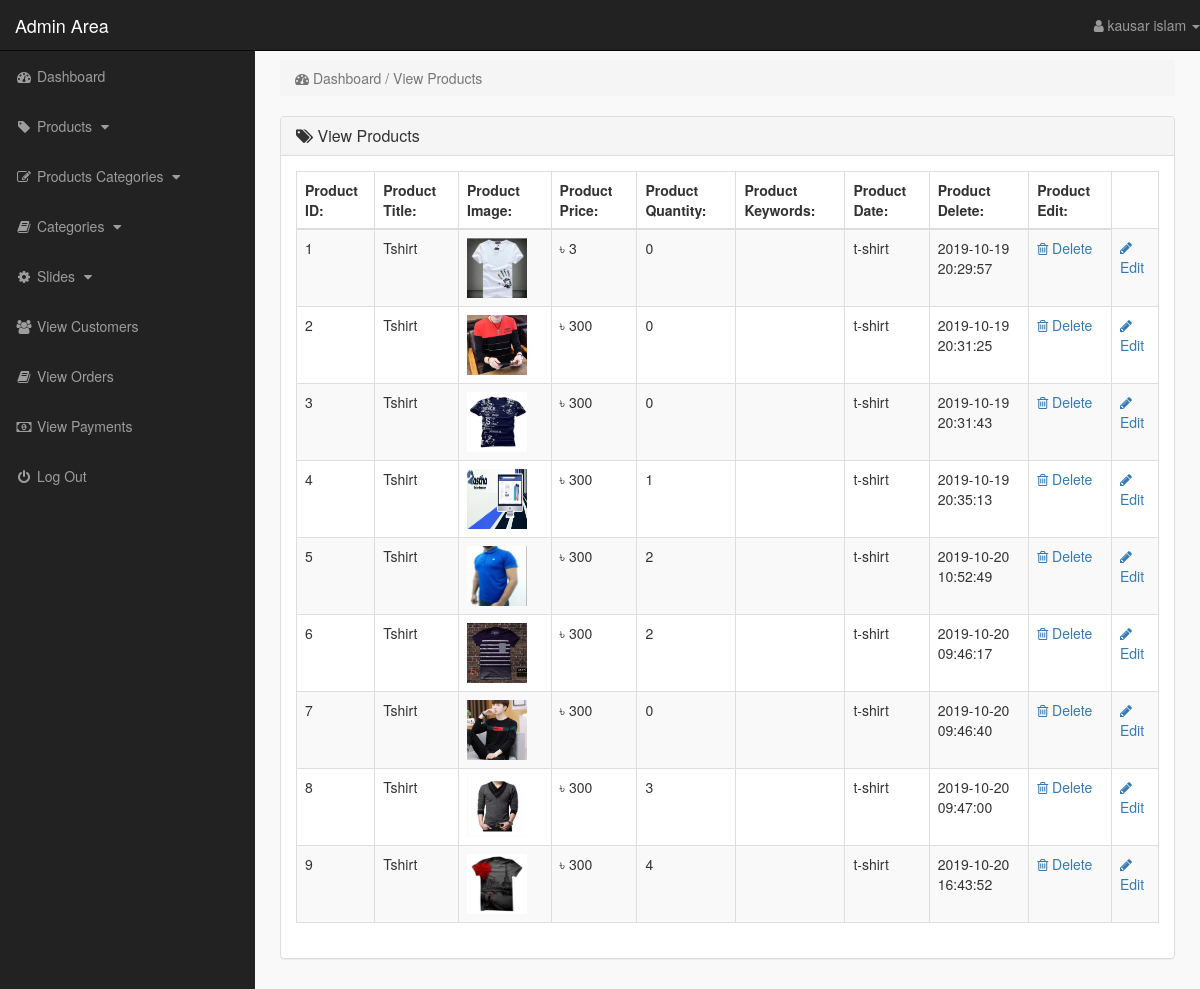
Page /admin_area/index.php?view_products (signed in) on the committed database.
### tables this page shows
CREATE TABLE `products` (
  `product_id` int(10) NOT NULL,
  `p_cat_id` int(10) NOT NULL,
  `cat_id` int(10) NOT NULL,
  `date` timestamp NOT NULL DEFAULT current_timestamp() ON UPDATE current_timestamp(),
  `product_title` text NOT NULL,
  `product_img1` text NOT NULL,
  `product_img2` text NOT NULL,
  `product_img3` text NOT NULL,
  `product_price` int(10) NOT NULL,
  `product_desc` text NOT NULL,
  `product_keywords` text NOT NULL
);

### admin_area/view_products.php (the view)
<?php
    if(!isset($_SESSION['admin_email'])){
        echo "<script>window.open('login.php','_self')</script>";
    }else{
?>
<div class="row">
    <div class="col-lg-12">
        <ol class="breadcrumb">
            <li class="active">
                <i class="fa fa-dashboard"></i> Dashboard / View Products
            </li>
        </ol>
    </div>
</div>
<div class="row">
    <div class="col-lg-12">
        <div class="panel panel-default">
            <div class="panel-heading">
               <h3 class="panel-title">
                   <i class="fa fa-tags"></i>  View Products
               </h3>
            </div>
            <div class="panel-body">
                <div class="table-responsive">
                    <table class="table table-striped table-bordered table-hover">
                        <thead>
                            <tr>
                                <th> Product ID: </th>
                                <th> Product Title: </th>
                                <th> Product Image: </th>
                                <th> Product Price: </th>
                                 <th> Product Quantity: </th>
                                <th> Product Keywords: </th>
                                <th> Product Date: </th>
                                <th> Product Delete: </th>
                                <th> Product Edit: </th>
                            </tr>
                        </thead>
                        <tbody>
                            <?php
                                $i=0;
                                $get_pro = "select * from products";
                                $run_pro = mysqli_query($con,$get_pro);
                                while($row_pro=mysqli_fetch_array($run_pro)){
                                    $pro_id = $row_pro['product_id'];
                                    $pro_title = $row_pro['product_title'];
                                    $pro_img1 = $row_pro['product_img1'];
                                    $pro_price = $row_pro['product_price'];
                                    $pro_keywords = $row_pro['product_keywords'];
                                    $pro_date = $row_pro['date'];
                                    $pro_qty = $row_pro['product_qty'];
                                    $i++;
                            ?>
                            <tr>
                                <td> <?php echo $i; ?> </td>
                                <td> <?php echo $pro_title; ?> </td>
                                <td> <img src="product_images/<?php echo $pro_img1; ?>" width="60" height="60"></td>
                                <td> ৳ <?php echo $pro_price; ?> </td>
                                <td> <?php
                                        $get_sold = "select * from pending_orders where product_id='$pro_id'";
                                        $run_sold = mysqli_query($con,$get_sold);
                                        $count = mysqli_num_rows($run_sold);
                                        echo $count;
                                     ?>
                                </td>
                                <td> <?php echo $pro_qty; ?> </td>
                                 <td> <?php echo $pro_keywords; ?> </td>
                                <td> <?php echo $pro_date ?> </td>
                                <td>
                                     <a href="index.php?delete_product=<?php echo $pro_id; ?>">
                                        <i class="fa fa-trash-o"></i> Delete
                                     </a>
                                </td>
                                <td>
                                     <a href="index.php?edit_product=<?php echo $pro_id; ?>">
                                        <i class="fa fa-pencil"></i> Edit
                                     </a>
                                </td>
                            </tr>
                            <?php } ?>
                        </tbody>
                    </table>
                </div>
            </div>
        </div>
    </div>
</div>
<?php } ?>

### admin_area/includes/sidebar_stuff.php (shortened to what this page needs)
<?php
    if(!isset($_SESSION['admin_email'])){
        echo "<script>window.open('login.php','_self')</script>";
    }else{
?>
<nav class="navbar navbar-inverse navbar-fixed-top">
    <div class="navbar-header">
        <a href="index.php?dashboard" class="navbar-brand">Admin Area</a>
    </div>
    <ul class="nav navbar-right top-nav">
        <li class="dropdown">
            <a href="#" class="dropdown-toggle" data-toggle="dropdown">
                <i class="fa fa-user"></i> <?php echo $admin_name; ?> <b class="caret"></b>
            </a>
        </li>
    </ul>
    <div class="collapse navbar-collapse navbar-ex1-collapse">
        <ul class="nav navbar-nav side-nav">
            <li>
                <a href="index.php?dashboard">
                        <i class="fa fa-fw fa-dashboard"></i> Dashboard
                </a>
            </li>
            <li>
                <a href="#" data-toggle="collapse" data-target="#products">
                        <i class="fa fa-fw fa-tag"></i> Products
                        <i class="fa fa-fw fa-caret-down"></i>
                </a>
            </li>
            <li>
                <a href="#" data-toggle="collapse" data-target="#p_cat">
                        <i class="fa fa-fw fa-edit"></i> Products Categories
                        <i class="fa fa-fw fa-caret-down"></i>
                </a>
            </li>
            <li>
                <a href="#" data-toggle="collapse" data-target="#cat">
                        <i class="fa fa-fw fa-book"></i> Categories
                        <i class="fa fa-fw fa-caret-down"></i>
                </a>
            </li>
            <li>
                <a href="#" data-toggle="collapse" data-target="#slides">
                        <i class="fa fa-fw fa-gear"></i> Slides
                        <i class="fa fa-fw fa-caret-down"></i>
                </a>
            </li>
            <li>
                <a href="index.php?view_customers">
                    <i class="fa fa-fw fa-users"></i> View Customers
                </a>
            </li>
            <li>
                <a href="index.php?view_orders">
                    <i class="fa fa-fw fa-book"></i> View Orders
                </a>
            </li>
            <li>
                <a href="index.php?view_payments">
                    <i class="fa fa-fw fa-money"></i> View Payments
                </a>
            </li>
            <li>
                <a href="logout.php">
                    <i class="fa fa-fw fa-power-off"></i> Log Out
                </a>
            </li>
        </ul>
    </div>
</nav>
<?php } ?>

### admin_area/css/style.css (style rules this page uses)
body { margin-top: 100px; }
@media (min-width: 768px) { body { margin-top: 50px; } }
.top-nav { 0 15px; }
.top-nav>li { float: left; display: inline-block; }
.top-nav>li>a { color: #999999; line-height: 20px; padding-top: 15px; padding-bottom: 15px; }
@media (min-width: 768px) { .side-nav { position: fixed; top: 51px; bottom: 0; width: 255px; overflow-y: auto; overflow-x: hidden; background-color: #222222; padding-bottom: 40px; border-radius: 0; } }
@media (min-width: 768px) { .side-nav>li>a { width: 255px; } }
.panel-body { border-radius: 5px; }

### rows in the picture
products: product_title "Tshirt", product_img1 (picture), product_price "3", count "0", product_keywords "t-shirt", date "2019-10-19 20:29:57"
products: product_title "Tshirt", product_img1 (picture), product_price "300", count "0", product_keywords "t-shirt", date "2019-10-19 20:31:25"
products: product_title "Tshirt", product_img1 (picture), product_price "300", count "0", product_keywords "t-shirt", date "2019-10-19 20:31:43"
products: product_title "Tshirt", product_img1 (picture), product_price "300", count "1", product_keywords "t-shirt", date "2019-10-19 20:35:13"
products: product_title "Tshirt", product_img1 (picture), product_price "300", count "2", product_keywords "t-shirt", date "2019-10-20 10:52:49"
products: product_title "Tshirt", product_img1 (picture), product_price "300", count "2", product_keywords "t-shirt", date "2019-10-20 09:46:17"
products: product_title "Tshirt", product_img1 (picture), product_price "300", count "0", product_keywords "t-shirt", date "2019-10-20 09:46:40"
products: product_title "Tshirt", product_img1 (picture), product_price "300", count "3", product_keywords "t-shirt", date "2019-10-20 09:47:00"
products: product_title "Tshirt", product_img1 (picture), product_price "300", count "4", product_keywords "t-shirt", date "2019-10-20 16:43:52"

### other values in the picture
$admin_name "kausar islam"
